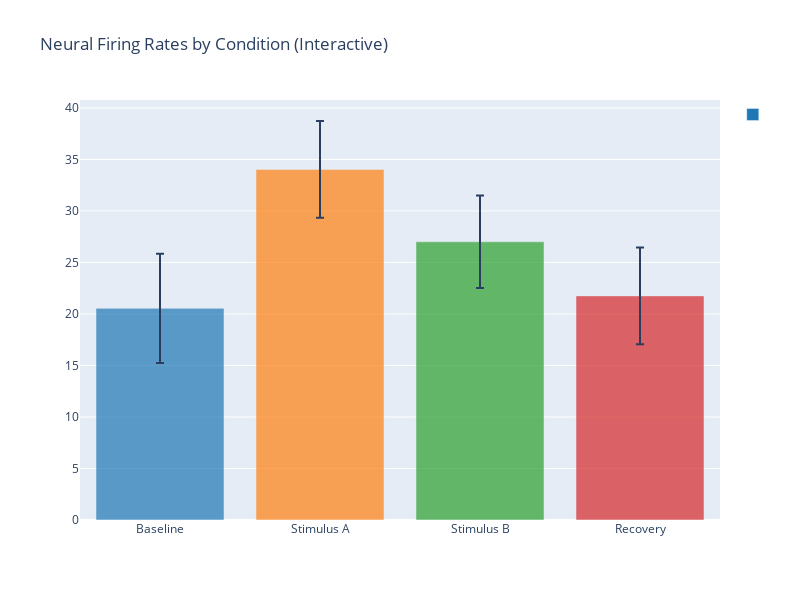

The notebook cell this image was saved under:
### Markdown cell above
## 1. Bar Plots with `plot_bar()`

Bar plots are ideal for comparing means across groups with error bars.

### Code cell
# Simulate neural firing rates across conditions
conditions = {
    'Baseline': np.random.randn(30) * 5 + 20,
    'Stimulus A': np.random.randn(30) * 5 + 35,
    'Stimulus B': np.random.randn(30) * 5 + 28,
    'Recovery': np.random.randn(30) * 5 + 22,
}

# Create bar plot with matplotlib
fig = plot_bar(
    conditions,
    config=PlotConfig(
        title="Neural Firing Rates by Condition",
        ylabel="Firing Rate (Hz)",
        figsize=(8, 6)
    ),
    orientation='v',
    backend='matplotlib'
)
print("✓ Matplotlib bar plot created")

# Create interactive version with plotly
fig = plot_bar(
    conditions,
    config=PlotConfig(
        title="Neural Firing Rates by Condition (Interactive)",
        ylabel="Firing Rate (Hz)",
        figsize=(8, 6)
    ),
    orientation='v',
    backend='plotly'
)
fig.show()
print("✓ Plotly bar plot created")

### Figure 1 — Plotly figure (JSON) as saved in the notebook; plotly's stock layout.template omitted (floating-point values rounded to 4 significant figures)
{"data": [{"error_y": {"array": [5.309, 4.7, 4.481, 4.701], "type": "data", "visible": true}, "marker": {"color": ["#1f77b4", "#ff7f0e", "#2ca02c", "#d62728"], "opacity": 0.7}, "name": "", "type": "bar", "x": [0, 1, 2, 3], "xaxis": "x", "y": [20.54, 34.03, 27.01, 21.75], "yaxis": "y"}], "layout": {"height": 600, "showlegend": true, "title": {"text": "Neural Firing Rates by Condition (Interactive)"}, "width": 800, "xaxis": {"anchor": "y", "domain": [0, 1], "ticktext": ["Baseline", "Stimulus A", "Stimulus B", "Recovery"], "tickvals": [0, 1, 2, 3]}, "yaxis": {"anchor": "x", "domain": [0, 1]}}}
